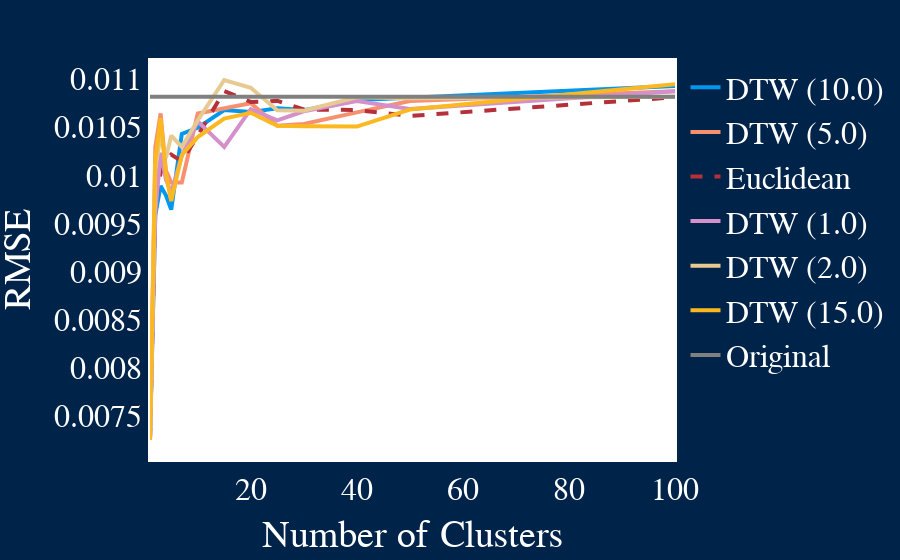

Source (notebook cell):
### Code cell
# config
path = "/cluster/home/danare/git/GENeSYS_MOD.data/Output/output_excel/Timeseries.xlsx"
config = "/cluster/home/danare/git/Clustering/data/config5.yml"
K = [1,2,3,4,5,7,10,15,20,25,30, 40,50,100]
W = Dict(
    "Euclidean" => 0,
    "DTW (1)" => 1,
    "DTW (2)" => 2,
    "DTW (5)"  => 5,
    "DTW (10)"  => 10,
    "DTW (15)"  => 15,
    
);


# empty DataFrame
df = DataFrame(Cluster = Float64[], Window = Float64[], Value = Float64[])

# read in data
config = TSClustering.read_yaml_file(file=config);
config["Country_Data_Entries"] = ["TS_LOAD", "TS_PV_AVG"]
data_org = TSClustering.read_data(path=path, config=config);
data_clustering_org = TSClustering.create_clustering_matrix(config=config, CountryData=data_org);
# apply normalization
data = TSClustering.normalize_data(CountryData=data_org, config=config);
data_clustering = TSClustering.create_clustering_matrix(config=config, CountryData=data);


# calculate the distance matrix
for w ∈ values(W)
    D = TSClustering.define_distance(w=w, data_clustering=data_clustering, fast_dtw=false)
    result = hclust(D, linkage=:ward)
    for k ∈ K 
        cl = cutree(result, k=k)
        weights = Dict()
        for i in cl
            weights[i] = get(weights, i, 0) + 1
        end
    
        # bring data in Jump format
        m_cluster_org, mapping_org_data = TSClustering.calculate_representative(representative=:medoid, data_clustering=data_clustering_org, cl=cl, weights=weights, k=k);
        cluster_dict_org = TSClustering.convert_data(k=k, config=config, M=m_cluster_org);
        data_org = TSClustering.read_data(path=path, config=config);
        sc = TSClustering.scaling(data_org=data_org, scaled_clusters=cluster_dict_org, k=k, weights=weights, config=config)
        # calculate rmse
        #rmse = TSClustering.calculate_rmse(data_org=data_org, cluster_dict=sc, cl=cl)

        # calculate variance
        rmse = TSClustering.calculate_variance(cluster_dict=sc, cl=cl, config=config, weight=weights)
        # insert new row dataframe 
        push!(df, [k w rmse])
    end 
end 


# write original data
data_org = TSClustering.read_data(path=path, config=config);
var_org = 0
counter = 0
for t ∈ keys(data_org)
    for c ∈ eachcol(data_org[t])
        if sum(c) > 0
            var_org += var(c)
            counter += 1
        end
    end 
end 

for k in K
    push!(df, [k 999 var_org/counter])
end


p = collect(values(W))
append!(p, [999])

# write file as csv 
#CSV.write("results/variance_deonly.csv", df)


# plot 
TSClustering.plot_rmse_clusters(df=df, write_html=true, name="results/variance__$(Dates.now()).html")

### Figure 1 — Plotly figure (JSON) as saved in the notebook; plotly's stock layout.template omitted (floating-point values rounded to 4 significant figures)
{"data": [{"line": {"color": "rgb(1,151,239)", "dash": "solid", "width": 4}, "mode": "lines", "name": "DTW (10.0)", "type": "scatter", "x": [1, 2, 3, 4, 5, 7, 10, 15, 20, 25, 30, 40, 50, 100], "y": [0.007251, 0.00959, 0.00989, 0.009792, 0.009644, 0.01043, 0.01049, 0.01068, 0.01066, 0.0107, 0.01068, 0.01078, 0.01081, 0.01093]}, {"line": {"color": "rgb(247,144,111)", "dash": "solid", "width": 4}, "mode": "lines", "name": "DTW (5.0)", "type": "scatter", "x": [1, 2, 3, 4, 5, 7, 10, 15, 20, 25, 30, 40, 50, 100], "y": [0.007251, 0.01029, 0.01064, 0.01005, 0.009926, 0.009926, 0.01064, 0.0107, 0.01075, 0.01052, 0.01053, 0.01065, 0.01077, 0.01087]}, {"line": {"color": "rgb(181,48,57)", "dash": "dash", "width": 4}, "mode": "lines", "name": "Euclidean", "type": "scatter", "x": [1, 2, 3, 4, 5, 7, 10, 15, 20, 25, 30, 40, 50, 100], "y": [0.007251, 0.009703, 0.01003, 0.01016, 0.01022, 0.01015, 0.01041, 0.01088, 0.01076, 0.01077, 0.01068, 0.01068, 0.01062, 0.01081]}, {"line": {"color": "rgb(212,144,202)", "dash": "solid", "width": 4}, "mode": "lines", "name": "DTW (1.0)", "type": "scatter", "x": [1, 2, 3, 4, 5, 7, 10, 15, 20, 25, 30, 40, 50, 100], "y": [0.007251, 0.00961, 0.01023, 0.009957, 0.009821, 0.0102, 0.01056, 0.01029, 0.01069, 0.01057, 0.01067, 0.01077, 0.01069, 0.01087]}, {"line": {"color": "rgb(231,202,145)", "dash": "solid", "width": 4}, "mode": "lines", "name": "DTW (2.0)", "type": "scatter", "x": [1, 2, 3, 4, 5, 7, 10, 15, 20, 25, 30, 40, 50, 100], "y": [0.007251, 0.01008, 0.01041, 0.01018, 0.01041, 0.0103, 0.01057, 0.01099, 0.01091, 0.01068, 0.01067, 0.01081, 0.0108, 0.01082]}, {"line": {"color": "rgb(252,184,32)", "dash": "solid", "width": 4}, "mode": "lines", "name": "DTW (15.0)", "type": "scatter", "x": [1, 2, 3, 4, 5, 7, 10, 15, 20, 25, 30, 40, 50, 100], "y": [0.007251, 0.01015, 0.01059, 0.01002, 0.009732, 0.01021, 0.0104, 0.01059, 0.01065, 0.01052, 0.01051, 0.01051, 0.01068, 0.01095]}, {"line": {"color": "grey", "dash": "solid", "width": 4}, "mode": "lines", "name": "Original", "type": "scatter", "x": [1, 2, 3, 4, 5, 7, 10, 15, 20, 25, 30, 40, 50, 100], "y": [0.01082, 0.01082, 0.01082, 0.01082, 0.01082, 0.01082, 0.01082, 0.01082, 0.01082, 0.01082, 0.01082, 0.01082, 0.01082, 0.01082]}], "layout": {"borderwidth": 1, "font": {"color": "white", "family": "Calibri", "size": 32}, "legend": {"traceorder": "normal"}, "margin": {"b": 50, "l": 50, "r": 50, "t": 60}, "paper_bgcolor": "rgb(0,35,74)", "plot_bgcolor": "white", "xaxis": {"font": {"color": "white", "size": 32}, "linecolor": "white", "linewidth": 2, "mirror": true, "showgrid": false, "showline": true, "showticklabels": true, "tickfont": {"color": "white"}, "title": {"text": "Number of Clusters"}}, "yaxis": {"font": {"color": "white", "size": 32}, "linecolor": "white", "linewidth": 2, "mirror": true, "showgrid": false, "showline": true, "showticklabels": true, "tickfont": {"color": "white"}, "title": {"text": "RMSE"}}}}
